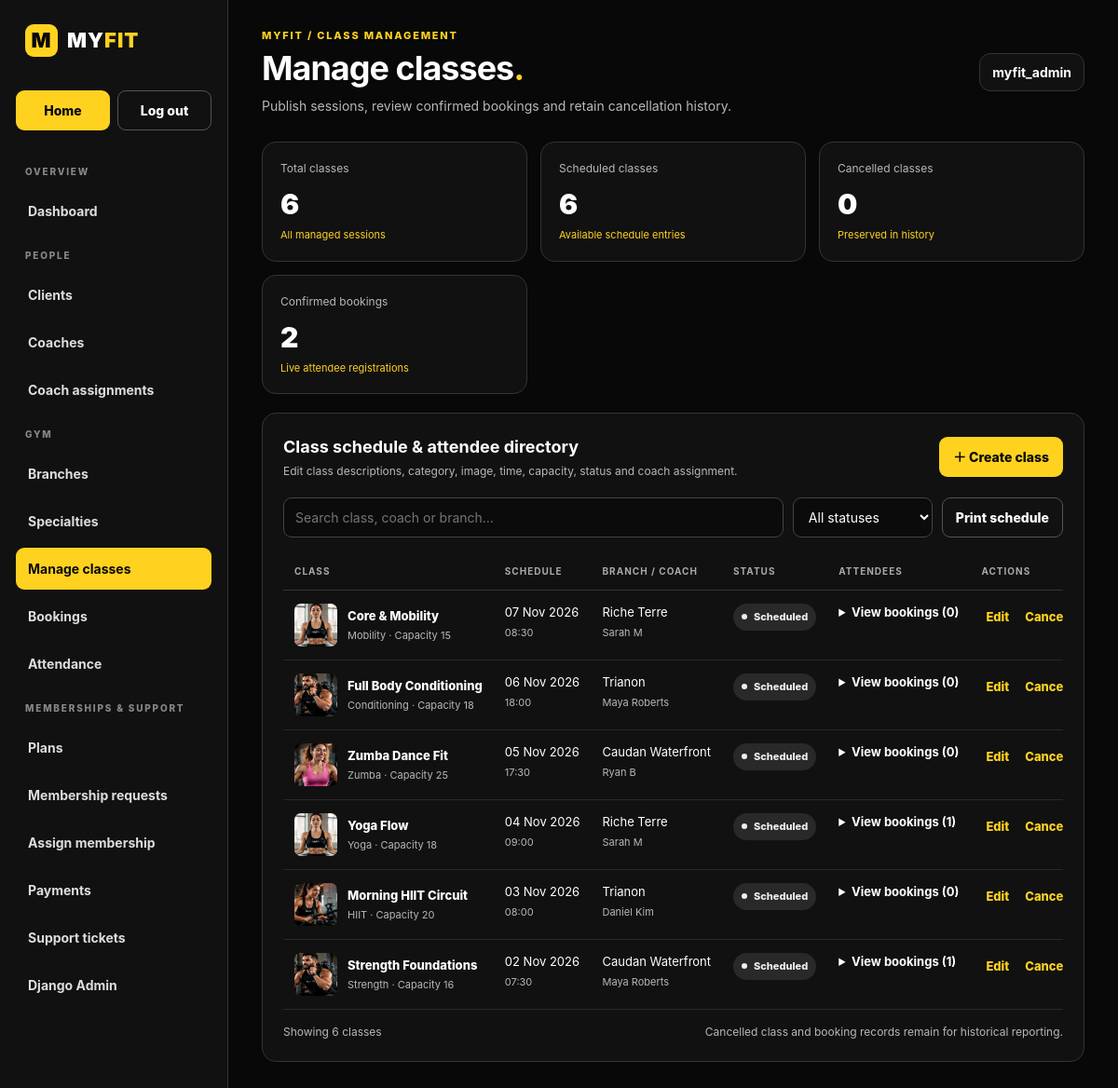
Page /manage-classes/ (signed in) on the committed database.
### core/models.py (models this page shows, shortened)
class ClassSession(models.Model):
    STATUS_CHOICES = [
        ('Draft', 'Draft'),
        ('Scheduled', 'Scheduled'),
        ('Cancelled', 'Cancelled'),
        ('Completed', 'Completed'),
    ]
    title = models.CharField(max_length=100)
    category = models.CharField(max_length=30, choices=[
        ('Strength', 'Strength'), ('HIIT', 'HIIT'), ('Yoga', 'Yoga'),
        ('Zumba', 'Zumba'), ('Mobility', 'Mobility'),
        ('Conditioning', 'Conditioning'),
    ], default='Strength')
    description = models.TextField(blank=True)
    branch = models.ForeignKey('Branch', on_delete=models.CASCADE, related_name='classes')
    coach = models.ForeignKey('CoachProfile', on_delete=models.CASCADE, related_name='classes')
    date = models.DateField()
    time = models.TimeField()
    end_time = models.TimeField(
        blank=True,
        null=True,
        help_text='Expected class end time; must be after the start time.'
    )
    image = models.ImageField(upload_to='classes/', blank=True, validators=MYFIT_IMAGE_VALIDATORS)#<----Loick
    capacity = models.PositiveIntegerField(default=10)
    status = models.CharField(max_length=20, choices=STATUS_CHOICES, default='Scheduled')
    created_at = models.DateTimeField(auto_now_add=True)

class Branch(models.Model): #allows Django to map this class to a database table.
    name = models.CharField(max_length=120, unique=True) #short strings, maximum of 120 characters, unique name
    address = models.TextField() #Stores text without, field as required by default, field is non-null by default.
    phone = models.CharField(max_length=20, blank=True) #Stores the number as text because someone could put a + at the start
    email = models.EmailField(blank=True) #specialized CharField that validates email formatting
    opening_hours = models.TextField(blank=True)
    operational_status = models.CharField(max_length=20, choices=[
        ('Open', 'Open'), ('Maintenance', 'Maintenance'),
        ('Coming soon', 'Coming soon'), ('Closed', 'Closed'),
    ], default='Open')
    is_active = models.BooleanField(default=True)
    image = models.ImageField(upload_to='branches/', blank=True, validators=MYFIT_IMAGE_VALIDATORS)#<------ image
    created_at = models.DateTimeField(auto_now_add=True)#Stores when the branch record was created.
    updated_at = models.DateTimeField(auto_now=True)#Stores when the branch record was updated.
    class Meta:
        verbose_name_plural = "Branches"
        ordering = ["name"] #This tells Django to sort query results by name in ascending alphabetical order by default.

class CoachProfile(models.Model):
    user = models.OneToOneField(settings.AUTH_USER_MODEL,
                                on_delete=models.CASCADE,
                                related_name="coach_profile",)
    branch = models.ForeignKey(Branch,on_delete=models.PROTECT, #prevent cascading delete from deleting all coach related to it
                               null=True,blank=True, #The database can store NULL for branch_id, A Django form can leave the branch field empty. We create a new coach account, but haven't assigned a gym branch yet.
                               related_name="coaches",)
    specialties = models.ManyToManyField(CoachSpecialty, #Creates a many-to-many relationship. It automatically creates a third table called a junction table.
                                blank=True, #a coach can be created without selecting any specialties yet.
                                related_name="coaches",)
    date_of_birth = models.DateField(null=True, blank=True,
                                    validators=[validate_not_future])
    gender = models.CharField(max_length=20, blank=True)
    phone = models.CharField(max_length=20, blank=True)
    bio = models.TextField(blank=True)
    image = models.ImageField(upload_to='coaches/', blank=True, validators=MYFIT_IMAGE_VALIDATORS)
    created_at = models.DateTimeField(auto_now_add=True)
    updated_at = models.DateTimeField(auto_now=True)

### core/views.py (the view)
# urls.py: path('manage-classes/', views.manage_classes, name='manage_classes'),
@login_required(login_url='myfit:login')
def manage_classes(request):
    if has_role(request.user, 'Admin'):
        classes = ClassSession.objects.all().order_by('-date')
    elif has_role(request.user, 'Coach') and hasattr(request.user, 'coach_profile'):
        classes = ClassSession.objects.filter(coach=request.user.coach_profile).order_by('-date')
    else:
        raise PermissionDenied('Only Admin and Coach accounts can manage classes.')
    classes = classes.select_related('coach__user', 'branch').prefetch_related('bookings__client__user')
    from django.db.models import Count
    totals = classes.aggregate(
        total=Count('pk', distinct=True),
        scheduled=Count('pk', filter=Q(status='Scheduled'), distinct=True),
        cancelled=Count('pk', filter=Q(status='Cancelled'), distinct=True),
    )
    return render(request, 'myfit/manage_classes.html', {
        'classes': classes,
        'class_totals': totals,
        'confirmed_bookings_count': ClassBooking.objects.filter(
            session__in=classes, status='Confirmed').count(),
    })

### core/context_processors.py (called while the page is built)
def notifications(request):
    if not request.user.is_authenticated:
        return {
            'latest_notifications': (),
            'unread_notification_count': 0,
        }
    notification_manager = request.user.notifications
    return {
        'latest_notifications': notification_manager.order_by('-created_at')[:10],
        'unread_notification_count': notification_manager.filter(is_read=False).count(),
    }

### core/permissions.py (called while the page is built)
def has_role(user, role):
    if not user.is_authenticated or not user.is_active: #user.is_authenticated checks whether the user is logged in.
        return False
    if role == "Admin" and user.is_superuser:
        return True
    return user.groups.filter(name=role).exists()

### core/templates/myfit/manage_classes.html (shortened to what this page needs)
{% load static %}
<!doctype html>
<html lang="en"><head><meta charset="utf-8"><meta name="viewport" content="width=device-width,initial-scale=1">
<link rel="stylesheet" href="{% static 'css/manage_coaches.css' %}">
<link rel="stylesheet" href="{% static 'css/manage_classes.css' %}"></head><body>
<div class="shell">
  {% include 'myfit/partials/admin_sidebar.html' with active='classes' %}
  <main class="main">
    <header class="topbar"><div><p class="eyebrow">MyFit / Class management</p>
      <h1 class="page-title">Manage classes<span class="page-inline-1">.</span></h1>
      <p class="subtitle">Publish sessions, review confirmed bookings and retain cancellation history.</p></div>
      <div class="user-chip"><strong>{{ request.user.get_full_name|default:request.user.username }}</strong></div>
    </header>
    <section class="stats" aria-label="Class summary">
      <article class="stat"><div class="stat-label">Total classes</div><div class="stat-value">{{ class_totals.total }}</div><div class="stat-foot">All managed sessions</div></article>
      <article class="stat"><div class="stat-label">Scheduled classes</div><div class="stat-value">{{ class_totals.scheduled }}</div><div class="stat-foot">Available schedule entries</div></article>
      <article class="stat"><div class="stat-label">Cancelled classes</div><div class="stat-value">{{ class_totals.cancelled }}</div><div class="stat-foot">Preserved in history</div></article>
      <article class="stat"><div class="stat-label">Confirmed bookings</div><div class="stat-value">{{ confirmed_bookings_count }}</div><div class="stat-foot">Live attendee registrations</div></article>
    </section>
    <section class="panel">
      <div class="panel-head"><div><h2 class="panel-title">Class schedule &amp; attendee directory</h2>
        <p class="panel-subtitle">Edit class descriptions, category, image, time, capacity, status and coach assignment.</p></div>
        <a class="btn btn-primary" href="{% url 'myfit:class_session_add' %}">＋ Create class</a></div>
      <div class="toolbar"><input class="control search" id="classSearch" type="search" placeholder="Search class, coach or branch…" aria-label="Search classes">
        <select class="control" id="classStatusFilter" aria-label="Filter class status"><option value="">All statuses</option><option>Draft</option><option>Scheduled</option><option>Cancelled</option><option>Completed</option></select>
        <button type="button" class="btn btn-secondary" onclick="window.print()">Print schedule</button></div>
      <div class="table-wrap"><table id="classTable"><thead><tr><th>CLASS</th><th>SCHEDULE</th><th>BRANCH / COACH</th><th>STATUS</th><th>ATTENDEES</th><th>ACTIONS</th></tr></thead><tbody>
        {% for session in classes %}
        <tr data-status="{{ session.status }}">
          <td><div class="coach-cell">{% if session.image %}<img class="coach-thumb" src="{{ session.image.url }}" alt="" loading="lazy">{% endif %}
            <div><div class="primary-text">{{ session.title }}</div><div class="secondary-text">{{ session.category }} · Capacity {{ session.capacity }}</div></div></div></td>
          <td>{{ session.date|date:'d M Y' }}<div class="secondary-text">{{ session.time|time:'H:i' }}</div></td>
          <td>{{ session.branch.name }}<div class="secondary-text">{{ session.coach.user.get_full_name|default:session.coach.user.username }}</div></td>
          <td><span class="status">{{ session.status }}</span></td>
          <td><details><summary>View bookings ({{ session.bookings.count }})</summary>
            </details></td>
          <td><div class="row-actions">
            <a class="text-btn" href="{% url 'myfit:class_session_edit' session.pk %}">Edit</a>
            {% if session.status == 'Draft' %}
            <form method="post" action="{% url 'myfit:class_session_status' session.pk %}">{% csrf_token %}
              <input type="hidden" name="action" value="publish"><button class="text-btn" type="submit">Publish</button>
            </form>
            {% elif session.status == 'Scheduled' %}
            <form method="post" action="{% url 'myfit:class_session_status' session.pk %}">{% csrf_token %}
              <input type="hidden" name="action" value="cancel"><button class="text-btn danger" type="submit">Cancel class</button>
            </form>
            {% endif %}
          </div></td>
        </tr>
        {% empty %}<tr><td colspan="6">No class records. Create a class to begin.</td></tr>{% endfor %}
      </tbody></table></div>
      <div class="table-footer"><span id="classCount">Showing {{ class_totals.total }} classes</span>
        <span>Cancelled class and booking records remain for historical reporting.</span></div>
    </section>
  </main>
</div>
</body></html>

### core/static/css/manage_coaches.css (style rules this page uses)
:root { --black: #080808; --black-2: #111; --yellow: #ffd21f; --white: #fff; --muted: #b8b8b8; --line: #343434; --green: #9ee6b2; --red: #ff9c9c; }
* { box-sizing: border-box; }
html { color-scheme: dark; }
body { margin: 0; background: var(--black); color: var(--white); font: 14px/1.5 Inter, Segoe UI, Arial, sans-serif; }
a { color: inherit; text-decoration: none; }
button, input, select, textarea { font: inherit; }
.shell { display: flex; min-height: 100vh; }
.main { flex: 1; min-width: 0; padding: 30px clamp(16px, 3vw, 42px); }
.topbar { display: flex; justify-content: space-between; align-items: center; gap: 20px; margin-bottom: 28px; }
.eyebrow { margin: 0 0 7px; color: var(--yellow); font-size: 11px; letter-spacing: 1.8px; font-weight: 850; text-transform: uppercase; }
.page-title { margin: 0; font-size: clamp(27px, 3vw, 37px); line-height: 1.1; letter-spacing: -1px; }
.subtitle { color: var(--muted); margin: 10px 0 0; }
.user-chip { display: flex; align-items: center; gap: 10px; background: var(--black-2); border: 1px solid var(--line); padding: 9px 13px; border-radius: 12px; white-space: nowrap; }
.secondary-text { font-size: 11px; color: var(--muted); margin-top: 3px; }
.stats { display: grid; grid-template-columns: repeat(3, minmax(0, 1fr)); gap: 14px; margin-bottom: 20px; }
.stat, .panel { background: var(--black-2); border: 1px solid var(--line); border-radius: 15px; }
.stat { padding: 19px; }
.stat-label { font-size: 12px; color: var(--muted); }
.stat-value { font-size: 30px; font-weight: 900; margin: 7px 0 2px; }
.stat-foot { font-size: 11px; color: var(--yellow); }
.panel { padding: 22px; }
.panel-head { display: flex; align-items: center; justify-content: space-between; gap: 15px; margin-bottom: 19px; }
.panel-title { font-size: 18px; margin: 0; }
.panel-subtitle { font-size: 12px; color: var(--muted); margin: 4px 0 0; }
.btn { display: inline-flex; justify-content: center; align-items: center; gap: 8px; border: 1px solid transparent; border-radius: 9px; padding: 10px 14px; font-weight: 850; cursor: pointer; }
.btn-primary { background: var(--yellow); color: var(--black); }
.btn-secondary { background: transparent; border-color: #555; color: var(--white); }
.toolbar { display: flex; flex-wrap: wrap; gap: 10px; margin-bottom: 17px; }
.control { background: #0b0b0b; color: var(--white); border: 1px solid #444; border-radius: 9px; padding: 10px 12px; outline: none; min-width: 150px; }
.search { flex: 1; min-width: 220px; }
.table-wrap { overflow-x: auto; }
table { width: 100%; border-collapse: collapse; white-space: nowrap; }
th { text-align: left; font-size: 10px; letter-spacing: 1px; color: #aaa; padding: 12px; border-bottom: 1px solid var(--line); }
td { padding: 14px 12px; border-bottom: 1px solid #292929; font-size: 13px; }
.coach-cell { display: flex; align-items: center; gap: 11px; }
.primary-text { font-weight: 800; }
.status { display: inline-flex; align-items: center; gap: 7px; padding: 6px 9px; border-radius: 99px; background: #292929; color: #eee; font-size: 11px; font-weight: 800; }
.status:before { content: ""; width: 6px; height: 6px; border-radius: 50%; background: currentColor; }
.row-actions { display: flex; gap: 7px; }
.text-btn { border: 0; background: none; color: var(--yellow); font-weight: 850; cursor: pointer; padding: 5px; }
.table-footer { display: flex; justify-content: space-between; gap: 12px; align-items: center; color: var(--muted); font-size: 12px; padding-top: 15px; }
.page-inline-1 { color: var(--yellow); }
.coach-thumb { width:46px;height:46px;border-radius:50%;object-fit:cover;flex:none; }
.row-actions form { display:inline; }

### core/static/css/manage_classes.css (style rules this page uses)
#classTable td { vertical-align:top; }
#classTable details summary { cursor:pointer;font-weight:700; }
#classTable a.text-btn { display:inline-block; }
#classTable .coach-thumb { border-radius:7px; }

### rows in the picture
ClassSession: title "Core & Mobility", category "Mobility", capacity "15", date "07 Nov 2026", time "08:30", branch.name "Riche Terre", coach.user.get_full_name "Sarah M", status "Scheduled", bookings.count "0", shows "Cancel class"
ClassSession: title "Full Body Conditioning", category "Conditioning", capacity "18", date "06 Nov 2026", time "18:00", branch.name "Trianon", coach.user.get_full_name "Maya Roberts", status "Scheduled", bookings.count "0", shows "Cancel class"
ClassSession: image (picture), title "Zumba Dance Fit", category "Zumba", capacity "25", date "05 Nov 2026", time "17:30", branch.name "Caudan Waterfront", coach.user.get_full_name "Ryan B", status "Scheduled", bookings.count "0", shows "Cancel class"
ClassSession: image (picture), title "Yoga Flow", category "Yoga", capacity "18", date "04 Nov 2026", time "09:00", branch.name "Riche Terre", coach.user.get_full_name "Sarah M", status "Scheduled", bookings.count "1", shows "Cancel class"
ClassSession: image (picture), title "Morning HIIT Circuit", category "HIIT", capacity "20", date "03 Nov 2026", time "08:00", branch.name "Trianon", coach.user.get_full_name "Daniel Kim", status "Scheduled", bookings.count "0", shows "Cancel class"
ClassSession: image (picture), title "Strength Foundations", category "Strength", capacity "16", date "02 Nov 2026", time "07:30", branch.name "Caudan Waterfront", coach.user.get_full_name "Maya Roberts", status "Scheduled", bookings.count "1", shows "Cancel class"

### other values in the picture
{{ request.user.get_full_name|default:request.user.username }} "myfit_admin"
{{ class_totals.total }} "6"
{{ class_totals.scheduled }} "6"
{{ class_totals.cancelled }} "0"
{{ confirmed_bookings_count }} "2"
